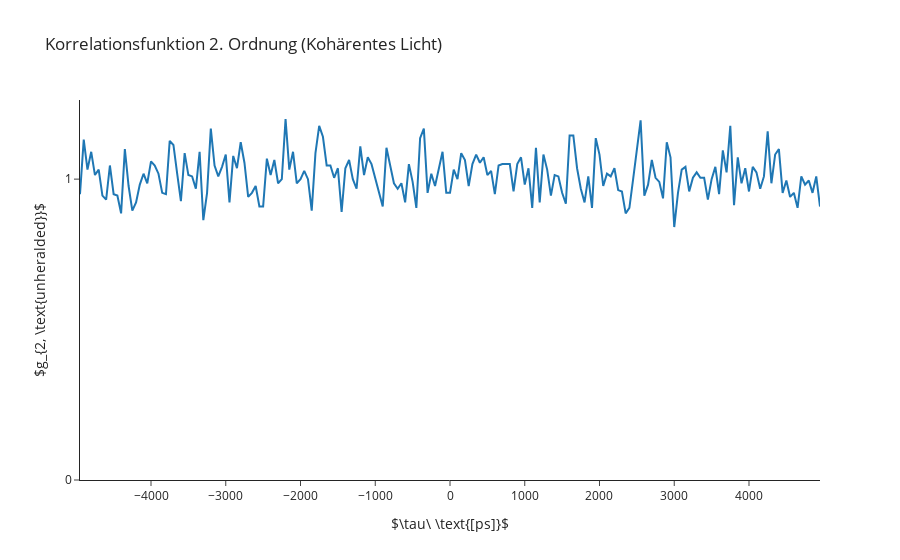

The notebook cell this image was saved under:
### Code cell
fig = go.Figure()

fig.update_layout(
    title="Korrelationsfunktion 2. Ordnung (Kohärentes Licht)",
    xaxis_title=r'$\tau\ \text{[ps]}$',
    yaxis_title=r'$g_{2, \text{unheralded}}$',
    yaxis = dict(
        tickmode = 'linear',
        #tick0 = 0,
        #dtick = 0.1,
    )
)
fig.update_yaxes(rangemode="tozero")
fig.add_trace(go.Scatter(x=tau, y=g2))
fig

### Figure 1 — Plotly figure (JSON) as saved in the notebook; plotly's stock layout.template omitted (floating-point values rounded to 4 significant figures; data arrays with more than 128 entries replaced by an {"elided": "..."} marker saying what was removed)
{"data": [{"type": "scatter", "x": {"elided": "199 int values"}, "y": {"elided": "199 float values"}}], "layout": {"title": {"text": "Korrelationsfunktion 2. Ordnung (Kohärentes Licht)"}, "xaxis": {"title": {"text": "$\\tau\\ \\text{[ps]}$"}}, "yaxis": {"rangemode": "tozero", "tickmode": "linear", "title": {"text": "$g_{2, \\text{unheralded}}$"}}}}
